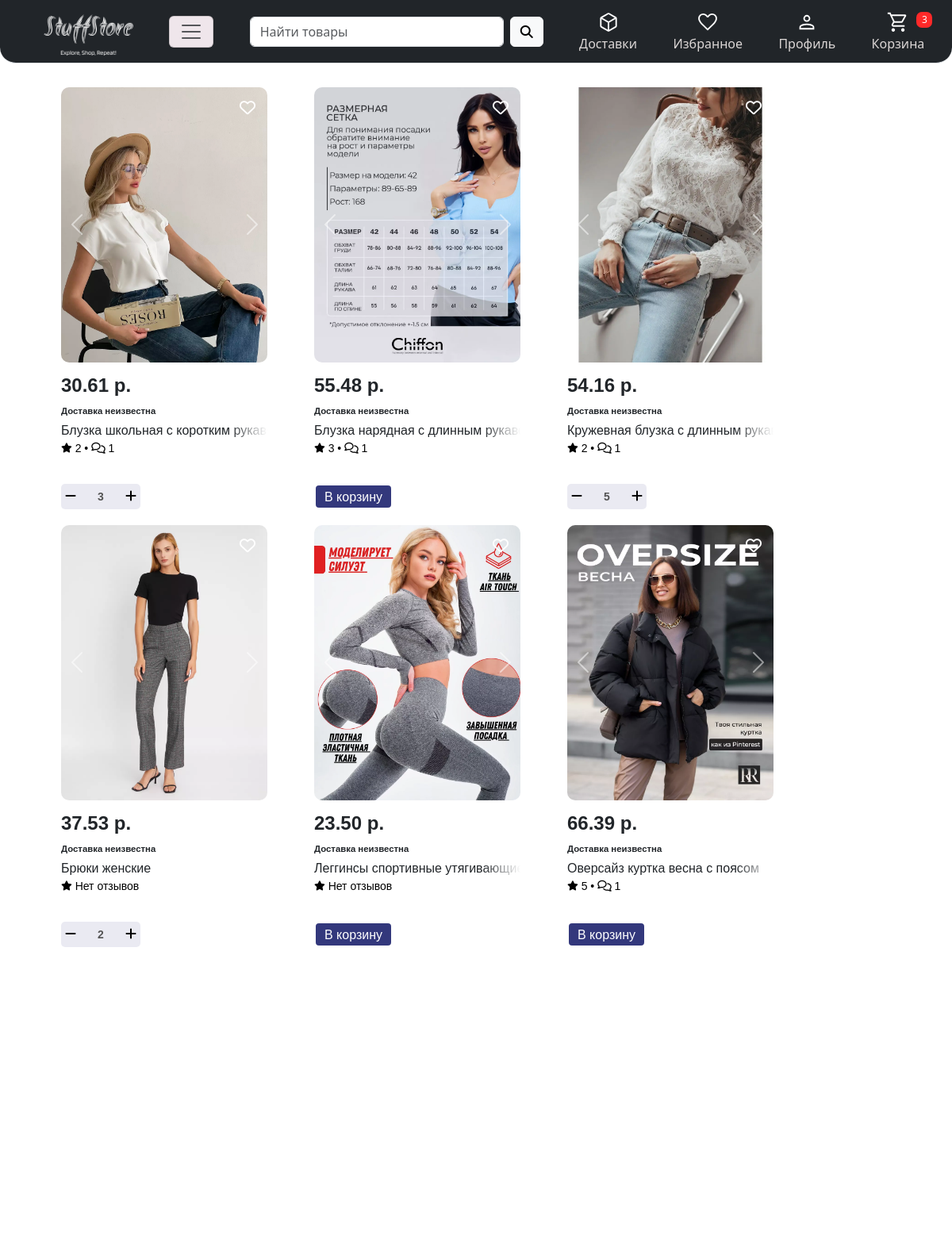
The app's page / (signed in, upper part), older data.
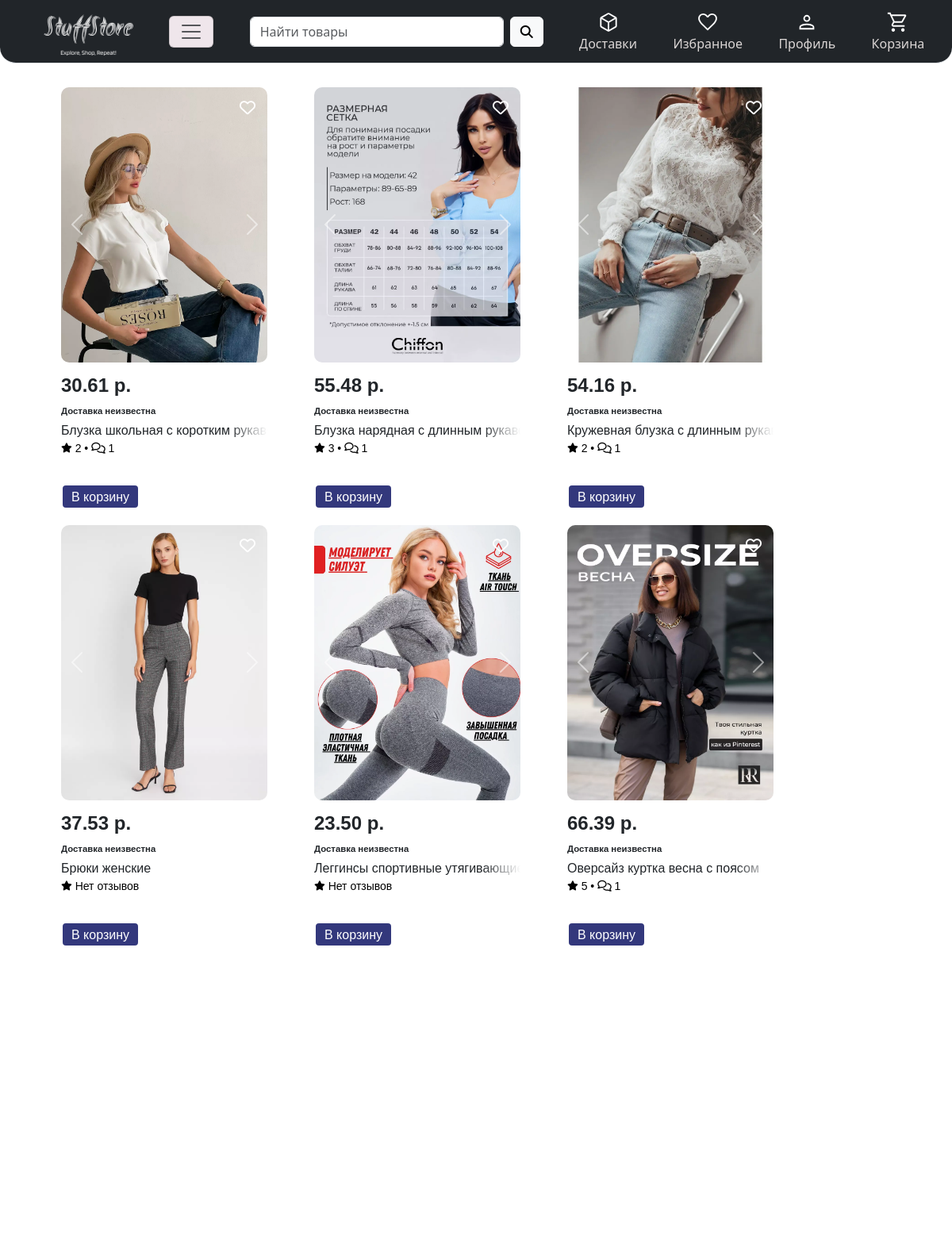
The same page, newer data.
### products/models.py (models this page shows, shortened)
class Product(models.Model):
    name = models.CharField(max_length=128)
    price = models.DecimalField(max_digits=10, decimal_places=2)
    description = models.TextField()
    quantity = models.PositiveIntegerField(default=0)
    slug = models.SlugField(max_length=255, unique=True, db_index=True)
    subcategory = models.ForeignKey(to=SubCategory, on_delete=models.PROTECT)
    stripe_product_price_id = models.CharField(max_length=128, blank=True, null=True)
    def get_absolute_url(self):
        return reverse('products:product_page',
                       kwargs={'subcategory_slug': self.subcategory.slug, 'product_id': self.pk})
    def get_avg_rating(self):
        avg_rating = self.reviews.aggregate(avg_rating=Avg('rating'))['avg_rating']
        return avg_rating

class ProductImages(models.Model):
    product = models.ForeignKey(to=Product, on_delete=models.PROTECT, related_name='images')
    image = models.ImageField(upload_to='products_images')

### reviews/models.py (models this page shows)
class Review(models.Model):
    product = models.ForeignKey('products.Product', on_delete=models.CASCADE, related_name='reviews', verbose_name='Товар')
    rating = models.PositiveSmallIntegerField(validators=[
        MinValueValidator(1),
        MaxValueValidator(5),
    ])
    user = models.ForeignKey('users.User', on_delete=models.SET_NULL, null=True, related_name='reviews', verbose_name='Пользователь')
    date = models.DateTimeField(auto_now_add=True, verbose_name='Время отзыва')
    description = models.TextField()
    class Meta:
        ordering = ['-date', ]

### basket/models.py (models this page shows, shortened)
class Basket(models.Model):
    user = models.ForeignKey(User, on_delete=models.CASCADE)
    product = models.ForeignKey(Product, on_delete=models.CASCADE, related_name='basket')
    quantity = models.IntegerField(default=0)
    selected_for_purchase = models.BooleanField(default=True)
    objects = BasketQueryset.as_manager()

### products/views.py (the view)
# urls.py: path('', MainView.as_view(), name='home'),
class MainView(BaseMixin, ListView):
    model = Product
    template_name = 'products/main.html'
    def get_context_data(self, *, object_list=None, **kwargs):
        context = super(MainView, self).get_context_data()
        context['title'] = 'StuffStore'
        if not isinstance(self.request.user, AnonymousUser):
            context['basket_products'] = Basket.objects.filter(user=self.request.user)
            context['all_basket_products'] = context['basket_products'].count()
            context['favorites_products'] = list(*list(zip(*Favorites.objects.filter(user=self.request.user).values_list('product'))))
        return context

### products/mixins.py (called while the page is built)
    def get_context_data(self, **kwargs):
        context = super(BaseMixin, self).get_context_data(**kwargs)
        context.update({'title': self.title,
                        'categories': Category.objects.all(),
                        'subcategories': SubCategory.objects.all(),
                        'navbar': navbar_list, 'footer': footer_list,
                        'logo': payment_list, 'bought_cards': cards, 'shopping': shopping_cards,
                        'payment_list': favourite_cards,
                        })
        if not isinstance(self.request.user, AnonymousUser):
            context['basket_counter'] = Basket.objects.filter(user=self.request.user).count()
        return context

### products/models.py (called while the page is built)
    def get_absolute_url(self):
        return reverse('products:catalog', kwargs={'subcategory_slug': self.slug})

### products/templatetags/custom_tags.py (called while the page is built)
@register.simple_tag
def find_product_in_basket(product, basket):
    try:
        return basket.get(product=product)
    except:
        return False

@register.inclusion_tag('products/templatetags/card_of_product.html')
def cards_of_products(data, user=None):
    context = {'products': data, 'user': user}
    if user:
        context['basket_products'] = Basket.objects.filter(user=user)
        context['favorites_products'] = list(*list(zip(*Favorites.objects.filter(user=user).values_list('product'))))
    return context

### products/templates/products/main.html
{% extends 'products/base.html' %}
{% load custom_tags %}
{% block content %}
    {% cards_of_products object_list user.id %}
{% endblock content %}

### products/templates/products/base.html (shortened to what this page needs)
<!doctype html>
{% load static %}
<html lang="ru">
<head>
    <link href="https://cdn.jsdelivr.net/npm/bootstrap@5.3.2/dist/css/bootstrap.min.css" rel="stylesheet"
>
    <link rel='stylesheet' href='https://cdn.jsdelivr.net/npm/sweetalert2@7.12.15/dist/sweetalert2.min.css'>
    <link rel="stylesheet" href="{% static 'products/css/base.css' %}">
    <link rel="stylesheet" href="{% static 'products/css/payment_methods.css' %}">
    <link rel="stylesheet" href="{% static 'products/css/item_return.css' %}">
    <link rel="stylesheet" href="{% static 'products/css/sale_rules.css' %}">
    <link rel="stylesheet" href="{% static 'products/css/delivery_rules.css' %}">
    <link rel="stylesheet" href="{% static 'products/css/terms.css' %}">
    <link rel="stylesheet" href="{% static 'products/css/vacancies.css' %}">
    <link rel="stylesheet" href="{% static 'products/css/contacts.css' %}">
    <link rel="stylesheet" href="{% static 'products/css/about_us.css' %}">
    <link rel="stylesheet" href="{% static 'products/css/delivery.css' %}">
    <link rel="stylesheet" href="{% static 'products/css/history.css' %}">
    <link rel="stylesheet" href="{% static 'products/css/profile.css' %}">
    <link rel="stylesheet" href="{% static 'products/css/favourite.css' %}">
    <link rel="stylesheet" href="{% static 'products/css/details.css' %}">
    <link rel="stylesheet" href="{% static 'products/css/catalog.css' %}">
    <link rel="stylesheet" href="{% static 'products/css/product.css' %}">
    <link rel="stylesheet" href="{% static 'products/css/reviews.css' %}">
</head>
<body>
<nav class="navbar bg-dark border-bottom border-body">
    <div class="container-fluid d-flex justify-content-around">
        <a href="{% url 'products:home' %}"><img class="nav-logo"
                                                 src="{% static 'products/images/header/logo.png' %}" alt="Логотип"></a>
        <button class="navbar-toggler" type="button" data-bs-toggle="offcanvas"
                data-bs-target="#offcanvasDarkNavbar" aria-controls="offcanvasDarkNavbar"
                aria-label="Toggle navigation">
            <span class="navbar-toggler-icon"></span>
        </button>
        <form class="d-flex" role="search">
            <input class="form-control me-2 col-sm-3" type="search" placeholder="Найти товары" aria-label="Search"
                   style="width: 320px;">
            <button type="submit" class="btn btn-light"><i class="fa-solid fa-magnifying-glass"></i></button>
        </form>
        <a class="navbar-links" href="{% url 'products:delivery' %}">
            <figure class="icon-container">
                <img src="{% static 'products/images/header/delivery.svg' %}" alt="delivery" width="30" height="30"
                     class="first-icon" style="filter: brightness(0) invert(1);">
                <figcaption>Доставки</figcaption>
            </figure>
        </a>
        <a class="navbar-links" href="{% url 'basket:favorites' %}">
            <figure class="icon-container">
                <img src="{% static 'products/images/header/favorite.svg' %}" alt="favorite" class="first-icon"
                     width="30" height="30" style="filter: brightness(0) invert(1);">
                <figcaption>Избранное</figcaption>
            </figure>
        </a>
        <a class=" navbar-links" {% if request.user.is_authenticated %} href="{% url 'users:profile' %}" {% endif %}
                {% if not request.user.is_authenticated %} href="{% url 'users:login' %}" {% endif %}>
            <figure class="icon-container">
                <img src="{% static 'products/images/header/person.svg' %}" alt="profile" width="30" height="30"
                     style="filter: brightness(0) invert(1);" class="first-icon">
                <figcaption>Профиль</figcaption>
            </figure>
        </a>
        <a class="navbar-links" href="{% url 'basket:basket' %}">
            <figure class="icon-container">
                <img src="{% static 'products/images/header/shopping_cart.svg' %}" alt="basket" width="30"
                     height="30" style="filter: brightness(0) invert(1);" class="first-icon">
                {% if basket_counter %}
                    <figcaption id="button_basket" class="button_basket" data-count="{{ basket_counter }}">Корзина
                    </figcaption>
                {% else %}
                    <figcaption id="button_basket" data-count="{{ basket_counter }}">Корзина
                    </figcaption>
                {% endif %}
            </figure>
        </a>
    </div>
</nav>
<section class="body">
    <div class="container">
        <div class="row">
            {% block content %}
            {% endblock %}
        </div>
    </div>
</section>
</body>
</html>

### products/templates/products/templatetags/card_of_product.html (shortened to what this page needs)
{% load custom_tags %}
<div class="row row-cols-auto" style="margin-top: 30px">
    {% for product in products %}
        <div class="col" style="cursor: pointer; margin-bottom: 20px;margin-left: 35px">
            <div class="card border-0" style="width: 260px; height: 500px">
                <a onclick="add_product_to_favorites({{ product.id }})">
                    <i id="favorite_heart_{{ product.id }}"
                       class="{% if product.pk in favorites_products %}fa-solid{% else %}fa-regular{% endif %} fa-heart fa-lg add_to_favourite"
                       style="color: rgb(255, 255, 255); position: absolute; top: 10px; z-index: 1000; right: 10px; margin: 15px 5px 0px 0px;"></i></a>
                <div id="carousel-{{ product.id }}" class="carousel slide carousel-fade">
                    <div class="carousel-inner">
                        {% for image in product.images.all %}
                            {% if image %}
                                <div class="carousel-item {% if forloop.first %}active{% endif %}">
                                    <div class="image-wrapper">
                                        <a href="{{ product.get_absolute_url }}">
                                            <img src="{{ image.image.url }}" class="d-block w-100 card-img-top"
                                                 style="border-radius: 10px; width: 330px;" alt="Image">
                                        </a>
                                    </div>
                                </div>
                            {% endif %}
                        {% endfor %}
                    </div>
                    <button class="carousel-control-prev" type="button" data-bs-target="#carousel-{{ product.id }}"
                            data-bs-slide="prev">
                        <span class="carousel-control-prev-icon" aria-hidden="true"></span>
                    </button>
                    <button class="carousel-control-next" type="button" data-bs-target="#carousel-{{ product.id }}"
                            data-bs-slide="next">
                        <span class="carousel-control-next-icon" aria-hidden="true"></span>
                    </button>
                </div>
                <div class="card-body"
                     style="overflow: hidden; padding-top: 5px; padding-bottom: 0px; padding-left: 0; margin-top: 0;">
                    <h5 class="card-title" style="font-size: 24px; margin-top: 10px">
                        <b>{{ product.price }} р.</b>
                    </h5>
                    <p style="margin: 0; font-size: small;"><small><b>Доставка неизвестна</b></small></p>
                    <p class="card-text" style="margin-bottom: 0; white-space: nowrap; margin-top: 3px;">
                        <span class="blur" style="width: 260px">{{ product.name }}</span>
                    </p>
                    <div style="display: flex;">
                        <div style="font-size: 14px;"><a href="#reviews" style="color: black;">
                            {% if product.reviews.all|length > 0 %}
                                {{ product.get_avg_rating|floatformat }} &#8226;
                                <i class="fa-regular fa-comments"></i> {{ product.reviews.all|length }}</a>
                            {% else %}
                                Нет отзывов
                            {% endif %}
                        </div>
                    </div>
                </div>
            </div>
            <div id="in_basket_{{ product.pk }}">
                {% find_product_in_basket product basket_products as product_in_basket %}
                {% if not product_in_basket %}
                    <div id="product_not_in_basket_{{ product.pk }}">
                        <a id="inBasket" class="btn btn-primary-link"
                           style="background-color: rgb(51, 56, 124); height: 32px; padding: 1px 11px 0; align-content: center;"
                           value="" onclick="add_product_to_basket({{ product.pk }})">В корзину</a>
                    </div>
                {% else %}
                    <div id="product_in_basket_{{ product.pk }}"
                         style="background-color: rgba(51, 56, 124, 0.1); width: max-content; border-radius: 5px;">
                        <button style="border: none; background: none; padding: 0px 0px 0px 5px;"><a style="all: unset;"
                                                                                                     onclick="minus_product_to_basket({{ product.pk }})"><i
                                class="fa-solid fa-minus"></i></a></button>
                        <input id="product_{{ product.pk }}_quantity" type="text"
                               style="width: 53px; height: 32px; font-size: 14px; font-weight: 700; border: none; background: none; padding: 0; text-align: center;"
                               value="{{ product_in_basket.quantity }}" disabled>
                        <button style="border: none; background: none; padding: 0px 5px 0px 0px;"><a style="all: unset;"
                                                                                                     onclick="add_product_to_basket({{ product.pk }})"><i
                                class="fa-solid fa-plus"></i></a></button>
                    </div>
                {% endif %}
            </div>
        </div>
    {% endfor %}
</div>

### products/static/products/css/base.css (style rules this page uses)
.navbar, .bg-dark, .border-bottom, .border-body { margin-right: auto; margin-left: auto; max-height: 80px; height: 80px; max-width: 1325px; border-radius: 0 0 20px 20px; }
.nav-logo { max-width: 200px; max-height: 60px; padding-left: 20px; }
.navbar-links figure { margin-bottom: 0px; text-align: center; }
.container-fluid, .navbar-toggler { color: rgb(171, 114, 146); }
.container-fluid, a { text-decoration-line: none; color: rgb(219, 214, 213); }
.navbar-toggler { background-color: rgb(239, 230, 235); }
.body { font-family: Hauss, sans-serif; }
span.blur { display: inline-block; position: relative; width: 190px; }
span.blur::after { position: absolute; top: 0; bottom: 0; right: 0; width: 3em; content: ''; background: -moz-linear-gradient(left, rgba(255, 255, 255, 0) 0%, rgba(255, 255, 255, 1) 100%); background: -webkit-gradient(linear, left top, right top, color-stop(0%, rgba(255, 255, 255, 0)), color-stop(100%, rgba(255, 255, 255, 1))); background: -webkit-linear-gradient(left, rgba(255, 255, 255, 0) 0%, rgba(255, 255, 255, 1) 100%); background: -o-linear-gradient(left, rgba(255, 255, 255, 0) 0%, rgba(255, 255, 255, 1) 100%); background: -ms-linear-gradient(left, rgba(255, 255, 255, 0) 0%, rgba(255, 255, 255, 1) 100%); background: linear-gradient(left, rgba(255, 255, 255, 0) 0%, rgba(255, 255, 255, 1) 100%); filter: progid:DXImageTransform.Microsoft.gradient(startColorstr='#00ffffff', endColorstr='#ffffff', GradientType=1); }
.icon-container { position: relative; }

### products/static/products/css/details.css (style rules this page uses)
.col-sm-3 { flex: 0 0 auto; width: 26%; }

### products/static/products/css/catalog.css (style rules this page uses)
.btn-primary-link { background-color: #9a10f0; color: white; border: 2px solid; text-align: center; }

### products/static/products/css/product.css (style rules this page uses)
.row:after { content: ""; display: table; clear: both; }

Row changes from the older to the newer data that the page shows:
removed Basket: quantity "3"
removed Basket: quantity "5"
removed Basket: quantity "2"
shown differently, row unchanged: Product "Блузка школьная с коротким…": now shows "В корзину"
shown differently, row unchanged: Product "Кружевная блузка с длинным…": now shows "В корзину"
shown differently, row unchanged: Product "Брюки женские": now shows "В корзину"
